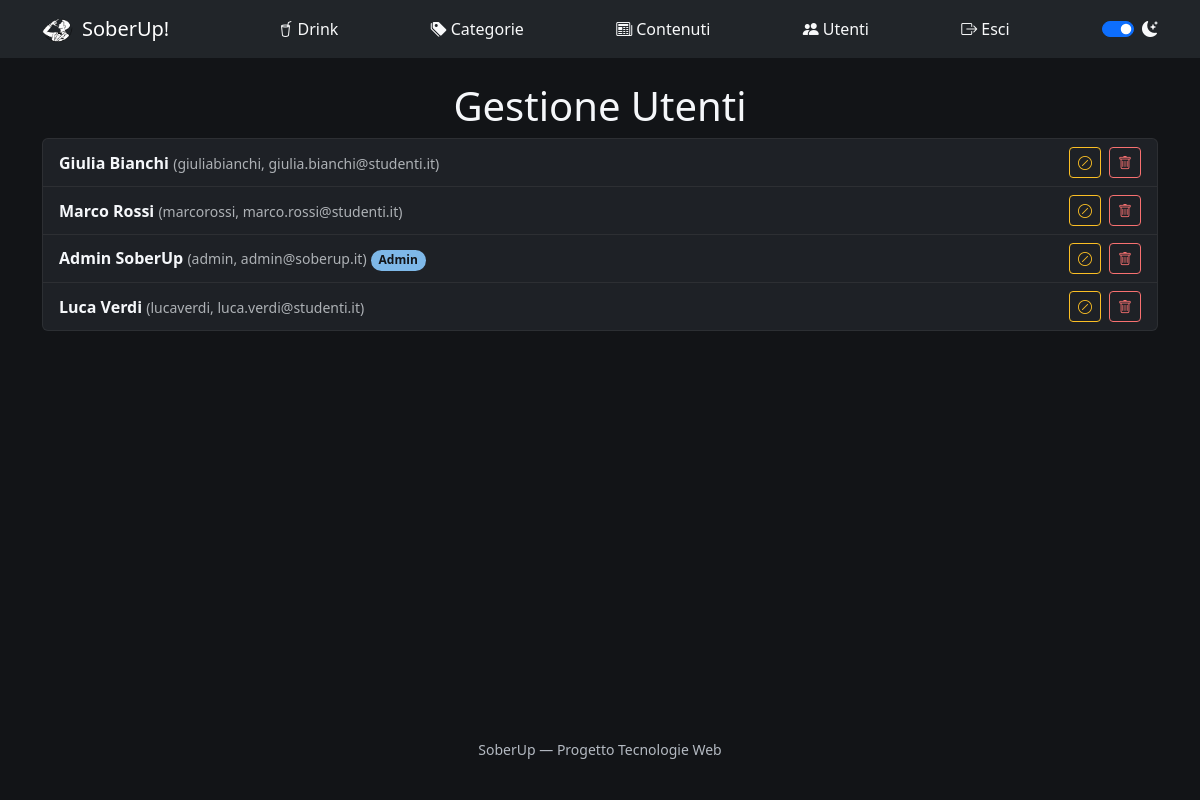
Screenshot of /admin-utenti.php (signed in) with the database file from the repository.
### tables this page shows
CREATE TABLE utente (
    idutente        INT AUTO_INCREMENT PRIMARY KEY,
    nome            VARCHAR(50)     NOT NULL,
    cognome         VARCHAR(50)     NOT NULL,
    email           VARCHAR(100)    NOT NULL UNIQUE,
    username        VARCHAR(50)     NOT NULL UNIQUE,
    password        VARCHAR(255)    NOT NULL,
    codice_amico    VARCHAR(10)     NOT NULL UNIQUE,
    is_admin        TINYINT(1)      NOT NULL DEFAULT 0,
    sesso           ENUM('M','F')   NOT NULL,
    data_nascita    DATE            NOT NULL,
    peso            DECIMAL(5,2)    NOT NULL,
    altezza         DECIMAL(5,2)    NOT NULL,
    attivo          TINYINT(1)      NOT NULL DEFAULT 1,
    data_creazione  TIMESTAMP       NOT NULL DEFAULT CURRENT_TIMESTAMP
);

### admin-utenti.php (called while the page is built, shortened)
<?php
require_once 'bootstrap.php';
$errori = [];
$templateParams["titolo"] = "SoberUp - Admin Utenti";
$templateParams["intestazione"] = "Gestione Utenti";
$templateParams["nome"] = "template/admin-utenti.php";
$templateParams["utenti"] = $dbh->getAllUtenti();
$templateParams["errori"] = $errori;
require 'template/base.php';
?>

### db/database.php (called while the page is built, shortened)
<?php
class DatabaseHelper{
    private $db;
    public function __construct($servername, $username, $password, $dbname, $port){
        $this->db = new mysqli($servername, $username, $password, $dbname, $port);
    }
    public function getAllUtenti(){
        $query = "SELECT idutente, nome, cognome, email, username, codice_amico, is_admin, sesso, data_nascita, peso, altezza, attivo, data_creazione FROM utente ORDER BY cognome, nome";
        $stmt = $this->db->prepare($query);
        $stmt->execute();
        $result = $stmt->get_result();
        return $result->fetch_all(MYSQLI_ASSOC);
    }
}
?>

### bootstrap.php (called while the page is built, shortened)
<?php
require_once("utils/functions.php");
require_once("db/database.php");
$dbh = new DatabaseHelper("localhost", "root", "", "soberup_db", 3306);
?>

### template/admin-utenti.php (the view, shortened to what this page needs)
<ul class="list-group">
    <?php foreach ($templateParams["utenti"] as $u): ?>
        <li class="list-group-item d-flex justify-content-between align-items-center flex-wrap gap-2">
            <div>
                <strong><?php echo $u["nome"] . " " . $u["cognome"]; ?></strong>
                <span class="text-muted small">(<?php echo $u["username"]; ?>, <?php echo $u["email"]; ?>)</span>
                <?php if ($u["is_admin"] == 1): ?>
                    <span class="badge badge-orario rounded-pill">Admin</span>
                <?php endif; ?>
            </div>
            <div class="d-flex align-items-center gap-2">
                <form method="POST" action="admin-utenti.php">
                    <?php if ($u["attivo"] == 1): ?>
                        <button type="submit" name="disattiva" value="1" class="btn btn-sm btn-outline-warning" title="Disattiva"><i class="bi bi-slash-circle"></i></button>
                    <?php else: ?>
                        <button type="submit" name="attiva" value="1" class="btn btn-sm btn-outline-success" title="Riattiva"><i class="bi bi-check-circle"></i></button>
                    <?php endif; ?>
                </form>
                <form method="POST" action="admin-utenti.php" onsubmit="return confirm('Eliminare questo utente?');">
                    <button type="submit" name="elimina" value="1" class="btn btn-sm btn-outline-danger" title="Elimina"><i class="bi bi-trash"></i></button>
                </form>
            </div>
        </li>
    <?php endforeach; ?>
</ul>

### css/style.css (style rules this page uses)
:root { --bg-page: #FFFFFF; --bg-surface: #F4F6F8; --text-primary: #1A1D21; --text-secondary: #545B66; --color-primary: #1D5D8B; --color-success: #1E7A34; --color-danger: #B3261E; --color-warning: #8A6700; }
[data-theme="dark"] { --bg-page: #121417; --bg-surface: #1E2126; --text-primary: #F5F7FA; --text-secondary: #B4BAC2; --color-primary: #7EB8E8; --color-success: #4ADE80; --color-danger: #F87171; --color-warning: #FBBF24; }
body { background-color: var(--bg-page); color: var(--text-primary); }
.text-muted { color: var(--text-secondary); }
.btn-outline-danger { color: var(--color-danger); border-color: var(--color-danger); }
.btn-outline-warning { color: var(--color-warning); border-color: var(--color-warning); }
.list-group-item { background-color: var(--bg-surface); color: var(--text-primary); border-color: rgba(127, 127, 127, 0.15); }
.badge-orario { background-color: var(--color-primary); color: var(--bg-page); }

### rows the page displays
utente: nome "Giulia", cognome "Bianchi", username "giuliabianchi", email "giulia.bianchi@studenti.it", attivo 1 (drawn)
utente: nome "Marco", cognome "Rossi", username "marcorossi", email "marco.rossi@studenti.it", attivo 1 (drawn)
utente: nome "Admin", cognome "SoberUp", username "admin", email "admin@soberup.it", is_admin "Admin", attivo 1 (drawn)
utente: nome "Luca", cognome "Verdi", username "lucaverdi", email "luca.verdi@studenti.it", attivo 1 (drawn)

### other values shown
$templateParams["intestazione"] "Gestione Utenti"
